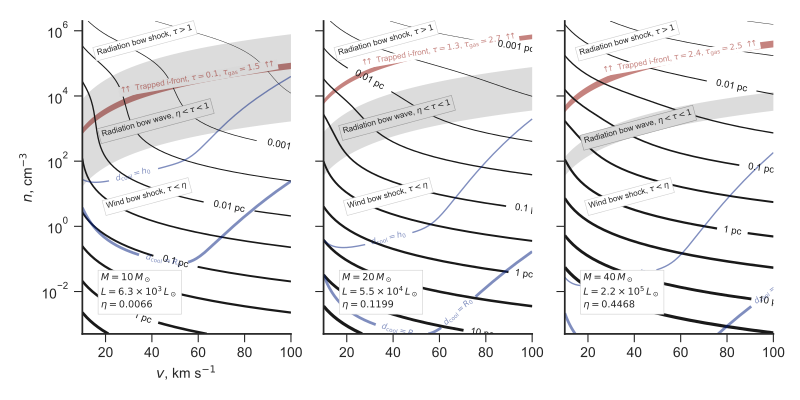

Reproduce this figure in Python.
import sys
import numpy as np
from matplotlib import pyplot as plt
import seaborn as sns
from vec_root import chandrupatla

figname = sys.argv[0].replace('.py', '.pdf')

sns.set_style('ticks')
sns.set_color_codes('dark')
fig, axes = plt.subplots(1, 3, sharex=True, sharey=True, figsize=(8, 4))
stardata = [
    [10.0, 0.63, 0.0066, 1e-4, axes[0]],
    [20.0, 5.453, 0.1199, 0.1, axes[1]],
    [40.0, 22.19, 0.4468, 1.0, axes[2]],
]

# Velocities in units of km/s (10 km/s -> 100 km/s)
vgrid = np.linspace(10.0, 100.0, 800)
# Densities in units of 1 pcc  (0.01 -> 1e5)
logngrid = np.linspace(-3.3, 6.3, 800)
# 2d versions of velocity and density grids
vv, nn = np.meshgrid(vgrid, 10**logngrid)

def rstar(v10, n, L4):
    """Characteristic radius in pc"""
    return 2.21*np.sqrt(L4/n)/v10

def taustar(v10, n, L4, kappa600=1.0):
    """Characteristic optical depth"""
    return 0.0089*kappa600*np.sqrt(L4*n)/v10

def xfunc(x, ts, eta):
    """Function to be zeroed to find x"""
    return x**2 - (1.0 - np.exp(-2*ts*x)) - eta

R0s = (0.0003, 0.001, 0.003, 0.01, 0.03,
       0.1, 0.3, 1.0, 3.0, 10.0, 30.0)
lws = np.linspace(0.3, 2.5, len(R0s))
cformats = { 0.0001: "0.0001 pc", 0.001: "0.001 pc", 0.01: "0.01 pc", 0.1:
             "0.1 pc", 1.0: "1 pc", 10.0: "10 pc", }
clevs_to_label = list(cformats.keys())

box_params = dict(fc='w', ec='0.8', lw=0.4, pad=2)
RBW_label = r"Radiation bow wave, $\eta < \tau < 1$"
RBS_label = r"Radiation bow shock, $\tau > 1$"
WBS_label = r"Wind bow shock, $\tau < \eta$"

# Miscellaneous panel-dependent plot params
d = {
    "RBW y": {10.0: 4000.0, 20.0: 5000.0, 40.0: 2500.0},
    "trapped y": {10.0: 3.5e4, 20.0: 2.5e5, 40.0: 1.5e5},
    "trapped bg": {10.0: '0.85', 20.0: 'w', 40.0: 'w'},
    "IF tau": {10.0: 0.2, 20.0: 3.7, 40.0: 6.4},
    "IF tau gas": {10.0: 5.0, 20.0: 5.0, 40.0: 5.0},
}

T0 = 8000
for M, L4, eta, S49, ax in stardata:
    Mlabel = "\n".join([rf"$M = {M:.0f}\, M_\odot$",
                        rf"$L = {1e4*L4:.1e}\, L_\odot$".replace("e+0", r"\times 10^"),
                        rf"$\eta = {eta}$"])
    Rs = rstar(vv/10, nn, L4)
    ts = taustar(vv/10, nn, L4)
    a, b = 0.0, 2*np.sqrt(1.0 + eta)
    x = chandrupatla(xfunc, a, b, args=(ts, eta))
    R0 = x*Rs
    tau = 2*x*ts

    # Ionization parameter - fiducial
    U = 2.789*S49 / (R0**2 * nn)
    # Shell ionization parameter - assume compression by M^2
    Ush = U/(vv/10)**2
    # Ionization fraction in shell
    ysh = 1.0 - 1.0/(3.5e5*Ush)

    # cs = ax.contour(vv, nn, ysh,
    #                 (0.9, 0.99, 0.999, 0.9999, 0.99999),
    #                 linewidths=1.0,
    #                 colors='g', alpha=0.5)
    # ax.clabel(cs,
    #           fontsize=5, colors='g', fmt='$%.5f$', 
    #           inline=True, inline_spacing=1, use_clabeltext=True)
    # ax.text(75, 6e-3, fr"$y_\mathrm{{in}} = {ysh.max():.5f}$",
    #         fontsize=5, color='g', alpha=0.5)
    # ax.text(12, 1.3e6, fr"$y_\mathrm{{in}} = {ysh.min():.5f}$",
    #         fontsize=5, color='g', alpha=0.5)

    # Fraction of ionizing photons absorbed in shell
    absfrac0 = 3*np.pi*(3.085677582e18)**3 * 2.6e-13 / 1e49
    absfrac = absfrac0 * (vv/10)**2 * nn**2 * R0**3 / S49
    # Equivalent optical depth
    tau_gas = -np.log(1.0 - absfrac)
    #absfrac = 2.76e-4 * (vv/10)**-1 * nn**0.5 * (L4)**1.5 / S49

    tau_dust = (3/8)*tau
    # Ionization parameter just outside the shell
    Uout = U*np.exp(-(tau_dust + tau_gas))
    Uout[~np.isfinite(Uout)] = 0.0
    Ushout = Uout/(vv/10)**2

    # y^2 / (1 - y) = CU
    # y = 0.1 => y^2 / (1 - y) = 0.0111111111111
    # y = 0.5 => y^2 / (1 - y) = 0.5
    # y = 0.9 => y^2 / (1 - y) = 8.1
    # y = 0.99 => y^2 / (1 - y) = 98.1

    # cu = 3.5e5*Uout

    # y_out = 0.5*cu * (np.sqrt(1.0 + 4/cu) - 1.0)
    # cs = ax.contour(vv, nn, Uout,
    #                 np.logspace(-7.0, 1.0, 9),
    #                 linewidths=np.linspace(0.2, 1.5, 9),
    #                 colors='r', alpha=0.5)
    # ax.clabel(cs,x
    #           fontsize='xx-small', colors='r', fmt='%.0e', 
    #           inline=True, inline_spacing=1, use_clabeltext=True)

    #ax.contour(vv, nn, 3.5e5*Uout, (0.5, 98.1), colors='r', alpha=0.5)
    c_sig_over_alpha = 2.99792458e10*3e-18 / 2.6e-13
    c_sig_over_alpha *= (1 - absfrac)**(1./3.)
    y_IF = 0.5
    y1, y2 = 0.01, 0.99
    LHS_IF = y_IF**2 / (1 - y_IF)
    LHS1, LHS2 = y1**2/(1 - y1), y2**2/(1 - y2)
    #cs = ax.contour(vv, nn, c_sig_over_alpha*Ushout, (LHS_IF,), linewidths=2, colors='r', alpha=0.5)
    m = (c_sig_over_alpha*Ushout >= LHS1) & (c_sig_over_alpha*Ushout <= LHS2)
    tau_gas_IF = np.nanmean(tau_gas[m])
    tau_dust_IF = np.nanmean(tau_dust[m])
    cs = ax.contourf(vv, nn, tau_dust, (tau_dust[m].min(), tau_dust[m].max()), linewidths=2, colors='r', alpha=0.5)

    # ax.contour(vv, nn, tau, tau_dust_IF,
    #            colors='k', linestyles='--', linewidths=0.8)
    # ax.contour(vv, nn, tau_gas, tau_gas_IF,
    #            colors='y', linewidths=0.4)
    arrows = r"$\uparrow\!\!\!\!\uparrow$"
    ax.text(60, d["trapped y"][M],
            rf"{arrows} Trapped i-front, $\tau = {tau_dust_IF:.1f}$, $\tau_\mathrm{{gas}} = {tau_gas_IF:.1f}$ {arrows}",
            ha='center', va='center',
            fontsize='xx-small', color='r', alpha=0.5, rotation=10,
            bbox=dict(fc=d["trapped bg"][M], ec='none', pad=0.1)
    )
    # ax.clabel(cs, (0.5,),
    #           manual=((60, 1e4),),
    #           fontsize='xx-small', colors='r',
    #           fmt=r'$\uparrow\uparrow$ Trapped i-front $\uparrow\uparrow$', 
    #           inline=True, inline_spacing=10, use_clabeltext=True)

    ax.contourf(vv, nn, tau, (eta, 1.0), colors='k', alpha=0.15)
    # ax.contour(vv, nn, tau, (eta/3, eta, 3*eta), colors='r')
    # ax.contour(vv, nn, tau, (1.0, 3.0), colors='m')
    cs = ax.contour(vv, nn, R0, R0s, linewidths=lws, colors='k')
    clevs = [level for level in clevs_to_label if level in cs.levels]
    ax.clabel(cs, clevs,
              fontsize='x-small', fmt=cformats,
              inline=True, inline_spacing=2, use_clabeltext=True)
    ax.text(18.0, 3e-3, Mlabel, zorder=100, fontsize='x-small', bbox=box_params)
    ax.text(18.0, d["RBW y"][M], RBW_label, rotation=15, fontsize='xx-small', bbox={**box_params, **dict(fc='0.85', ec='0.6')})
    ax.text(16.0, 1e6, RBS_label, rotation=15, fontsize='xx-small', bbox=box_params)
    ax.text(20.0, 15.0, WBS_label, rotation=15, fontsize='xx-small', bbox=box_params)


    #
    # Now do the cooling length
    #
    # pre-shock Mach number
    M0 = vv/10.0
    # post-shock Mach number
    M1 = np.sqrt((M0**2 + 3)/(5*M0**2 - 1))
    # post-shock temperature in units of T0
    T1 = (5*M0**2 - 1)*(1 + 3/M0**2) / 16
    # post-shock density
    n1 = nn*4*M0**2 / (M0**2 + 3)
    # post-shock velocity
    v1 = vv*nn/n1
    # Cooling rate
    Lam1 = 3.3e-24 * T1**2.3
    Lam2 = 1e-20 / T1
    k = 3
    Lambda = (Lam1**(-k) + Lam2**(-k))**(-1/k)
    # Cooling length in parsec
    dcool = 3*(1e5*v1)*(1.3806503e-16 * T1*T0) / (n1*Lambda) / 3.085677582e18

    # Ratio with respect to adiabatic shell thickness
    h1 = 0.177*R0
    cool_ratio1 = dcool / R0
    # Ratio with respect to isothermal shell thickness
    h2 = 3*R0/(4*M0**2) * (2 / (1 + np.sqrt(1 + (18/M0**2)) ))
    cool_ratio2 = dcool / h2

    cs = ax.contour(vv, nn, cool_ratio1, (1.0,),
                    linewidths=2, colors='b', alpha=0.5)
    ax.clabel(cs, 
              fontsize='xx-small', fmt=r"$d_\mathrm{cool} = R_0$",
              inline=True, inline_spacing=2, use_clabeltext=True)
    cs = ax.contour(vv, nn, cool_ratio2, (1.0,),
                    linewidths=1, colors='b', alpha=0.5)
    ax.clabel(cs, 
              fontsize='xx-small', fmt=r"$d_\mathrm{cool} = h_0$",
              inline=True, inline_spacing=2, use_clabeltext=True)


    ax.set(yscale='log')

axes[0].set(xlabel=r"$v$, km s$^{-1}$", ylabel=r"$n$, cm$^{-3}$")
sns.despine()
for ax in axes:
    ax.label_outer()
fig.tight_layout()
fig.savefig(figname)

print(figname, end='')
